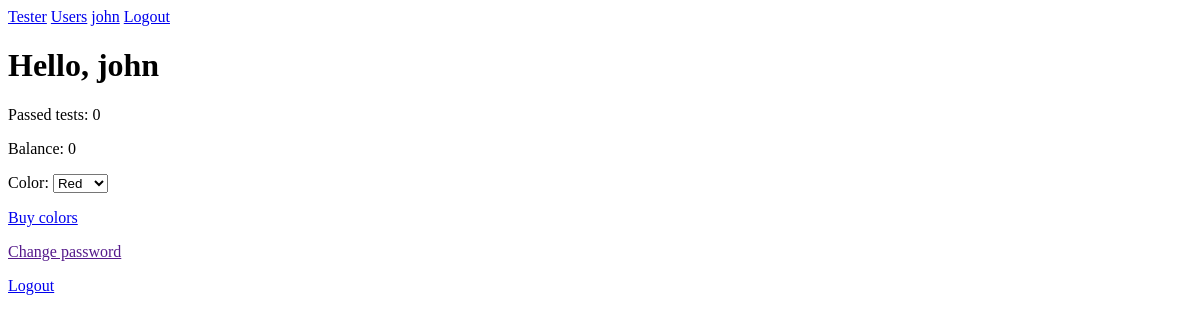
Before: /users/profile/1 (signed in) with the older database file.
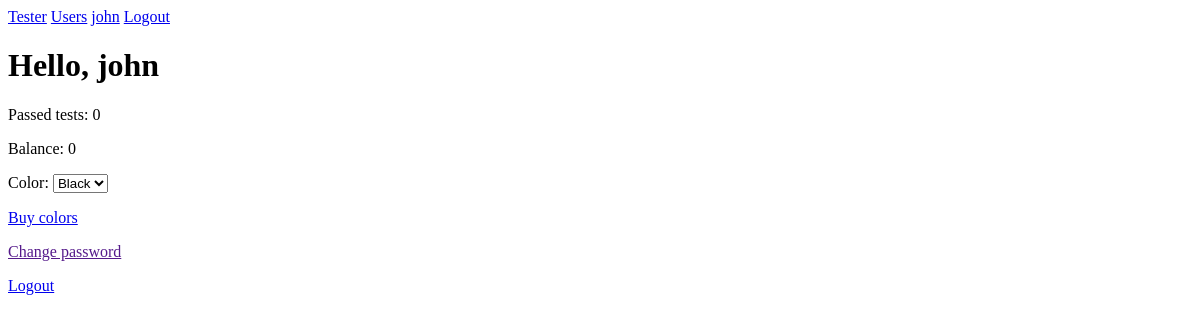
After: the same page with the newer database file.
### users/models.py (models this page shows, shortened)
class User(AbstractUser):
    balance = models.IntegerField(default=0)
    color = models.ForeignKey(to=Color, on_delete=models.CASCADE,
                              related_name='users', null=True, blank=True)
    passed_tests_number = models.IntegerField(default=0)
    colors = models.ManyToManyField(Color)
    answers = models.ManyToManyField(Answer)

class Color(models.Model):
    name = models.CharField(verbose_name='Color name', default='', unique=True,
                            max_length=32)
    value = models.IntegerField(default=0, unique=True) # str?
    price = models.IntegerField(default=0)

### users/views.py (the view)
# urls.py: path('profile/<int:pk>', ProfileView.as_view(), name='profile'),
class ProfileView(LoginRequiredMixin, DetailView):
    model = get_user_model()
    template_name = 'users/profile.html'

### users/templates/users/profile.html (shortened to what this page needs)
{% extends "base.html" %}
{% block content %}
    <h1>Hello, {{ request.user.username }}</h1>
    <p>Passed tests: {{ request.user.passed_tests_number }}</p>
    <p>Balance: {{ request.user.balance }}</p>
        <p>
            {% if object.colors.all %}
                <form action="{% url 'users:change_color' %}" method="post">
                    Color:
                    <select type="submit" onchange="this.form.submit()" name="choice">
                        {% for color in object.colors.all %}
                            <option value="{{ color.value }}"
                                {% if object.color.pk == color.pk %}selected{% endif %}>
                                {{ color.name }}
                            </option>
                        {% endfor %}
                    </select>
                </form>
            {% else %}
                Color:
                <select>
                    <option value="0">no colors</option>
                </select>
            {% endif %}
        </p>
    <p><a href="{% url 'users:colors' %}">Buy colors</a></p>
    <p><a href="">Change password</a></p>
    <p><a href="{% url 'users:logout' %}">Logout</a></p>
{% endblock %}

Changed rows visible on the page:
changed User: choice "Red" → "Black"
